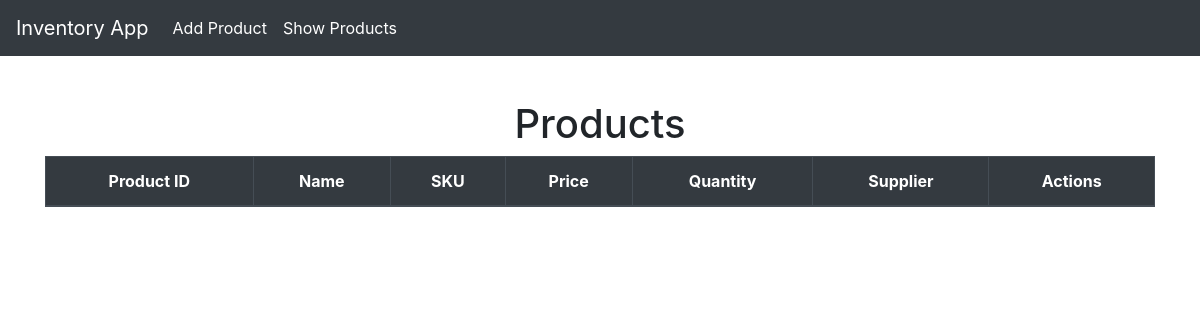
The page /list/ on the database as committed earlier.
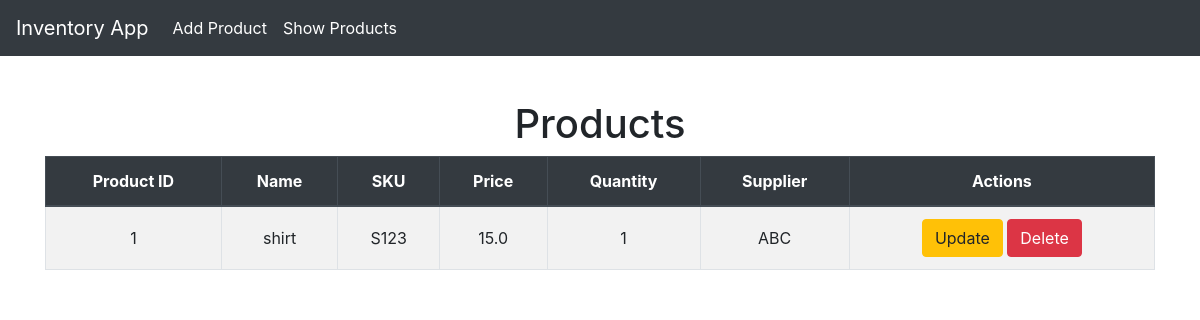
The same page on the database as committed later.
### invApp/models.py (models this page shows, shortened)
class Product(models.Model):
    product_id = models.AutoField(primary_key=True)
    name = models.CharField(max_length=100)
    sku = models.CharField(max_length=50, unique=True)
    price = models.FloatField()
    quantity = models.IntegerField()
    supplier = models.CharField(max_length=100)

### invApp/views.py (the view)
# urls.py: path('list/', views.product_list_view, name='product_list'),
def product_list_view(request):
    products = Product.objects.all()
    return render(request, 'invApp/product_list.html',
                  {'products':products})

### invApp/templates/invApp/product_list.html (shortened to what this page needs)
{% extends "invApp/layout.html" %}
{% block content %}
    <h1 class="text-center">Products</h1>
    <table class="table table-bordered table-striped text-center">
        <thead class="thead-dark">
            <tr>
                <th>Product ID</th>
                <th>Name</th>
                <th>SKU</th>
                <th>Price</th>
                <th>Quantity</th>
                <th>Supplier</th>
                <th>Actions</th>
            </tr>
        </thead>
        <tbody>
            {% for product in products %}
            <tr>
                <td>{{ product.product_id }}</td>
                <td>{{ product.name }}</td>
                <td>{{ product.sku }}</td>
                <td>{{ product.price }}</td>
                <td>{{ product.quantity }}</td>
                <td>{{ product.supplier }}</td>
                <td>
                    <a href="{% url 'product_update' product.product_id %}"
                        class="btn btn-warning">Update
                    </a>
                    <a href="{% url 'product_delete' product.product_id %}"
                        class="btn btn-danger">Delete
                    </a>
                </td>
            </tr>
            {% endfor %}
        </tbody>
    </table>
{% endblock %}

Rows that differ between the two databases and show on the page:
added Product: product_id "1", name "shirt", sku "S123", price "15.0", quantity "1", supplier "ABC"
